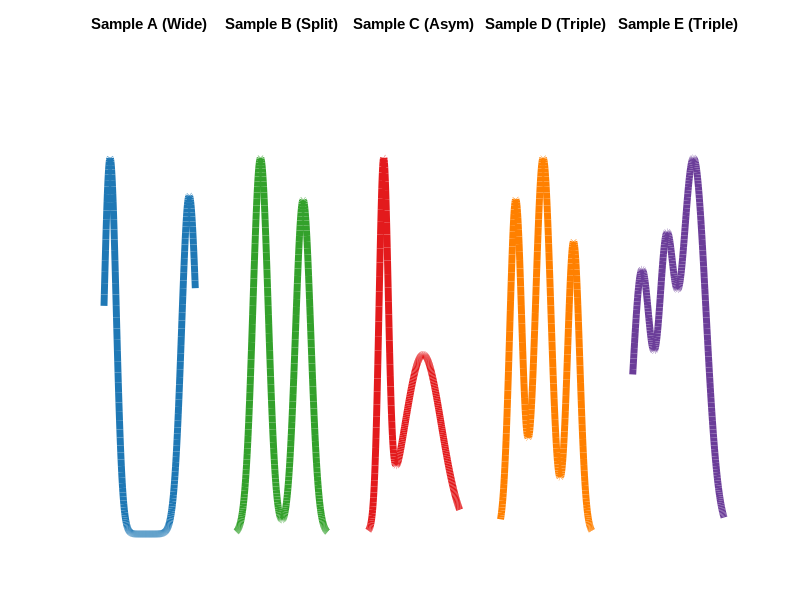
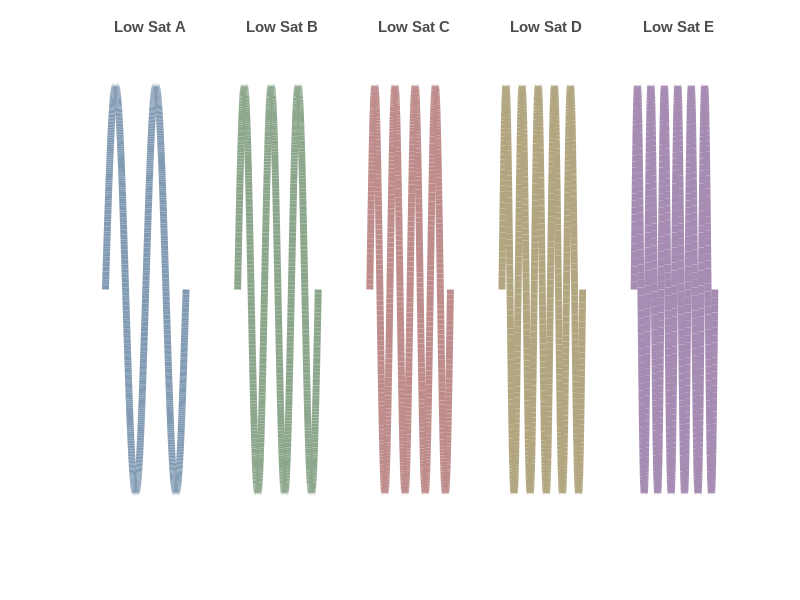
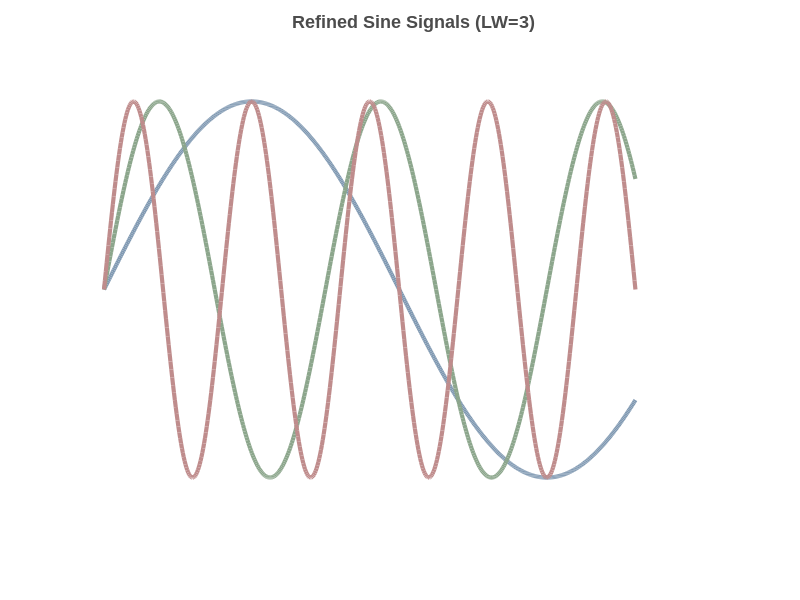
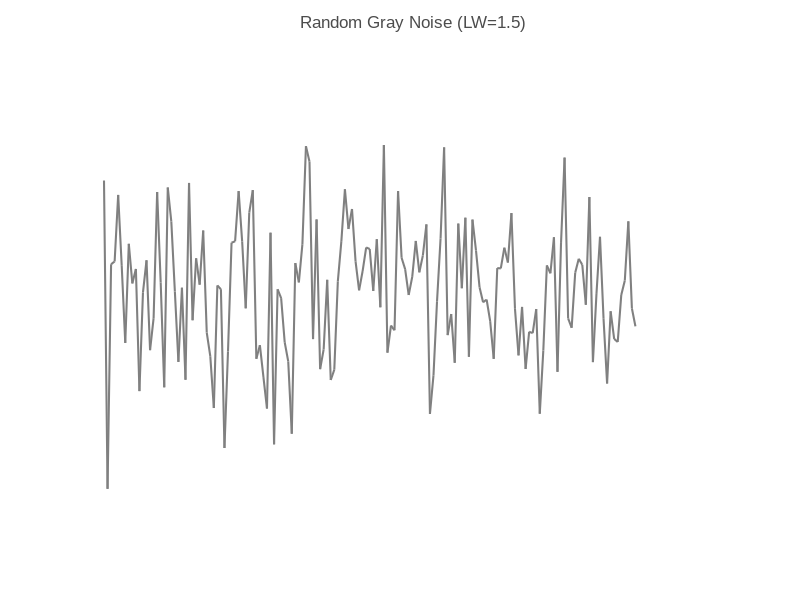

These charts were generated, in order, by the following MATLAB code: (Note: this script raises an error after producing the figures.)
% ================== 科研绘图参数 ==================
lineWidth = 5.0;    % 线宽：已设为 5
% =================================================

lambda = 400:700;
figure('Color', 'w', 'Position', [100, 100, 1500, 350]);

% 中等饱和度学术色板 (清晰且稳重)
colors = {
    [0.12, 0.47, 0.71], ... % 深钢蓝 (Sample A)
    [0.20, 0.63, 0.17], ... % 森林绿 (Sample B)
    [0.89, 0.10, 0.11], ... % 砖红   (Sample C)
    [1.00, 0.50, 0.00], ... % 琥珀橘 (Sample D)
    [0.42, 0.24, 0.60]      % 皇家紫 (Sample E)
};

% 重新设计的配置 [幅度A, 中心mu, 宽度sig]
% 确保前三个双峰形态各异
configs = {
    % 1. 双峰：极端远距离 (420nm & 680nm) - 跨度最大，视觉最空
    [1.0, 420, 20;  0.9, 680, 25],           
    
    % 2. 双峰：标准中距离 (480nm & 620nm) - 修正：确保峰谷深度可见
    [0.9, 480, 25;  0.8, 620, 25],           
    
    % 3. 双峰：极度非对称 (450nm 窄高峰 & 580nm 宽矮峰)
    [1.0, 450, 15;  0.5, 580, 60],           
    
    % 4. 三峰：RGB 均衡分布
    [0.8, 450, 20;  0.9, 540, 25;  0.7, 640, 20], 
    
    % 5. 三峰：紧凑型连续起伏 (波浪感强)
    [0.7, 430, 30;  0.7, 510, 25;  1.0, 600, 40]  
};

titles = {'Sample A (Wide)', 'Sample B (Split)', 'Sample C (Asym)', ...
          'Sample D (Triple)', 'Sample E (Triple)'};

for i = 1:5
    cfg = configs{i};
    spec = zeros(size(lambda));
    
    for j = 1:size(cfg, 1)
        A   = cfg(j, 1);
        mu  = cfg(j, 2);
        sig = cfg(j, 3);
        spec = spec + A * exp(-(lambda - mu).^2 / (2 * sig^2));
    end
    
    subplot(1, 5, i);
    % 绘图：线宽为 5
    plot(lambda, spec, 'Color', colors{i}, 'LineWidth', lineWidth);
    
    % 标题
    title(titles{i}, 'FontName', 'Arial', 'FontSize', 11, 'FontWeight', 'bold');
    
    % 限制与隐藏
    ylim([0 max(spec)*1.3]); 
    axis off; 
end
%% 
% ================== 绘图参数 ==================
lineWidth = 5.0;    % 保持线宽为 5
% =============================================

% 定义时间轴
t = linspace(0, 2*pi, 1000);

figure('Color', 'w', 'Position', [100, 100, 1500, 350]);

% --- 新的低饱和度 (莫兰迪/粉灰调) 色板 ---
colors = {
    [0.50, 0.60, 0.70], ... % 灰蓝 (Dusty Blue)
    [0.55, 0.65, 0.55], ... % 鼠尾草绿 (Sage Green)
    [0.75, 0.55, 0.55], ... % 烟粉色 (Dusty Rose)
    [0.70, 0.65, 0.50], ... % 砂金 (Muted Gold)
    [0.65, 0.55, 0.70]      % 藕荷紫 (Muted Mauve)
};

titles = {'Low Sat A', 'Low Sat B', 'Low Sat C', ...
          'Low Sat D', 'Low Sat E'};

for i = 1:5
    subplot(1, 5, i);
    
    % 生成不同频率的正弦波
    freq = i + 1; 
    y = sin(freq * t);
    
    % 绘图：使用低饱和度颜色和线宽 5
    plot(t, y, 'Color', colors{i}, 'LineWidth', lineWidth);
    
    % 标题使用深灰色，避免纯黑突兀
    title(titles{i}, 'FontName', 'Arial', 'FontSize', 11, ...
          'FontWeight', 'bold', 'Color', [0.3 0.3 0.3]);
    
    % 设置范围并隐藏坐标轴
    ylim([-1.2 1.2]); 
    axis off; 
end
%% 
% ================== 科研绘图参数 ==================
lineWidth = 3.0;    % 线宽调整为 3
displayTime = 0.3;  % 保持 0.3 秒，波形更舒展
% =================================================

% 定义时间轴
fs = 2000;                      
t = 0:1/fs:displayTime;         

figure('Color', 'w', 'Position', [100, 100, 800, 500]);
hold on;

% 3 种低饱和度科研配色 (莫兰迪色系)
colors = [
    0.50, 0.60, 0.70; % 灰蓝
    0.55, 0.65, 0.55; % 鼠尾草绿
    0.75, 0.55, 0.55  % 烟粉
];

% 定义 3 个频率 (Hz)
frequencies = [3, 8, 15]; 

for i = 1:3
    f = frequencies(i);
    y = sin(2 * pi * f * t);
    
    % 叠加绘图：线宽为 3
    plot(t, y, 'Color', colors(i,:), 'LineWidth', lineWidth);
end

% 装饰与去坐标轴
title('Refined Sine Signals (LW=3)', 'FontName', 'Arial', 'FontSize', 13, ...
      'FontWeight', 'bold', 'Color', [0.3 0.3 0.3]);
      
ylim([-1.3 1.3]); 
axis off;        % 彻底隐藏坐标轴
hold off;
%% 
% ================== 绘图参数 ==================
lineWidth = 1.5;    % 线宽：1.5 (精细科研风格)
displayTime = 0.3;  % 时间范围：0.3 秒
% =============================================

% 定义时间轴
fs = 500;                      
t = 0:1/fs:displayTime;         
n = length(t);

% 生成随机高斯噪声
noise = randn(1, n);

figure('Color', 'w', 'Position', [100, 100, 800, 400]);

% 绘制深灰色噪声
% 使用中性灰色 [0.5, 0.5, 0.5]
plot(t, noise, 'Color', [0.5, 0.5, 0.5], 'LineWidth', lineWidth);

% 标题与格式化
title('Random Gray Noise (LW=1.5)', 'FontName', 'Arial', 'FontSize', 12, ...
      'FontWeight', 'normal', 'Color', [0.3, 0.3, 0.3]);

% 保持纯净：不要坐标轴
ylim([-4 4]); 
axis off;
%% 
% ================== 科研绘图参数 ==================
lwMain = 3.0;       % 主峰顶点线宽：3
lwNoise = 2.5;      % 噪声背景线宽：1.5
fs = 2000;          % 采样频率
T = 2.0;            % 信号时长
t = 0:1/fs:T-1/fs;  
% =================================================

% 1. 定义更高、更突出的主峰参数
main_freqs = [35, 85, 135];
main_amps  = [2.7, 3.2, 3.2]; 
morandi_colors = [
    0.45, 0.55, 0.70; % 莫兰迪蓝
    0.55, 0.65, 0.55; % 莫兰迪绿
    0.75, 0.55, 0.55  % 莫兰迪粉
];

% 2. 构建极密集的噪声环境 (约 1/4 幅度)
sig_main = main_amps(1)*sin(2*pi*main_freqs(1)*t) + ...
           main_amps(2)*sin(2*pi*main_freqs(2)*t) + ...
           main_amps(3)*sin(2*pi*main_freqs(3)*t);

% 极密集随机小峰 (180个，模拟繁琐干扰)
num_spurs = 180; 
spur_sig = zeros(size(t));
for k = 1:num_spurs
    rf = rand * 200; 
    ra = 0.5 + rand*0.3; 
    spur_sig = spur_sig + ra * sin(2*pi*rf*t + rand*2*pi);
end

% 叠加信号与细微白噪声
sig_total = sig_main + spur_sig + 0.15*randn(size(t));

% 3. 计算 FFT
L = length(sig_total);
Y = fft(sig_total);
P2 = abs(Y/L);
P = P2(1:L/2+1);
P(2:end-1) = 2*P(2:end-1);
f = fs*(0:(L/2))/L;

% --- 绘图 ---
figure('Color', 'w', 'Position', [100, 100, 1000, 480]);
hold on;

% 步骤 A: 绘制背景噪声 (线宽 1.5, 浅灰色)
plot(f, P, 'Color', [0.75, 0.75, 0.75], 'LineWidth', lwNoise);

% 步骤 B: 仅对主峰顶点着色并加粗 (线宽 3.0)
vertex_span = 1.2; % 顶点着色的频率宽度
for i = 1:3
    % 定位主峰极大值
    search_mask = (f > main_freqs(i)-3) & (f < main_freqs(i)+3);
    [~, local_max_idx] = max(P .* search_mask);
    
    % 确定顶点着色区间索引
    v_mask = (f > f(local_max_idx) - vertex_span) & (f < f(local_max_idx) + vertex_span);
    
    % 绘制加粗的彩色主峰顶点
    plot(f(v_mask), P(v_mask), 'Color', morandi_colors(i,:), 'LineWidth', lwMain);
end

% 4. 细节微调
title('Spectrum Hierarchy: Thick Vertices & Dense Noise', 'FontName', 'Arial', ...
      'FontSize', 12, 'Color', [0.3, 0.3, 0.3]);

xlim([30 150]); % 密集显示区域
ylim([0 4.0]); % 适应高耸主峰
axis off;      % 彻底隐藏坐标轴
hold off;
%% 
% ================== 1. 参数设置与数据生成 ==================
lambda = linspace(380, 780, 2000); % 波长范围：380nm - 780nm
lineWidth = 10.0;

% 随机生成 5-8 个高斯峰
numPeaks = randi([5, 8]);
spectrum = zeros(size(lambda));
for i = 1:numPeaks
    mu = 420 + rand() * 320;      % 随机中心点
    sigma = 10 + rand() * 30;     % 随机宽度
    A = 0.3 + rand() * 0.7;       % 随机幅度
    spectrum = spectrum + A * exp(-(lambda - mu).^2 / (2 * sigma^2));
end
spectrum = spectrum / max(spectrum); % 归一化

% ================== 2. 计算真彩色 RGB 映射 ==================
colors = zeros(length(lambda), 3);
for i = 1:length(lambda)
    colors(i, :) = wavelengthToRGB(lambda(i));
end

% ================== 3. 极简绘图 (无坐标) ==================
figure('Color', 'w', 'Position', [100, 100, 1000, 400]);
hold on;

% 使用 surface 技巧实现线条颜色渐变
% 构造 2xN 的矩阵来模拟线条
XX = [lambda; lambda];
YY = [spectrum; spectrum];
ZZ = zeros(size(XX));
CData = zeros(2, length(lambda), 3);
CData(1,:,:) = colors;
CData(2,:,:) = colors;

surface(XX, YY, ZZ, CData, ...
    'FaceColor', 'none', ...
    'EdgeColor', 'interp', ...
    'LineWidth', lineWidth);

% --- 核心：去掉所有坐标干扰 ---
axis off; 
ylim([-0.1 1.1]); % 留出上下边距，防止线条贴边
hold off;
%% 

% ==========================================================
% 辅助函数：波长转 RGB (简易物理模型)
% ==========================================================
function rgb = wavelengthToRGB(l)
    if (l>=380 && l<440), r=-(l-440)/(440-380); g=0; b=1;
    elseif (l>=440 && l<490), r=0; g=(l-440)/(490-440); b=1;
    elseif (l>=490 && l<510), r=0; g=1; b=-(l-510)/(510-490);
    elseif (l>=510 && l<580), r=(l-510)/(580-510); g=1; b=0;
    elseif (l>=580 && l<645), r=1; g=-(l-645)/(645-580); b=0;
    elseif (l>=645 && l<=780), r=1; g=0; b=0;
    else, r=0; g=0; b=0; end
    % 两端强度微调
    if (l<420), f=0.3+0.7*(l-380)/(420-380);
    elseif (l>700), f=0.3+0.7*(780-l)/(780-700);
    else, f=1.0; end
    rgb = ([r,g,b]*f).^0.8; % 伽马修正
end
%% 
function spectral_gradient_plot()
    % 主函数：生成数据并绘图
    
    % ================== 1. 参数设置与数据生成 ==================
    % 定义波长范围 (可见光 380nm - 780nm)
    lambda = linspace(380, 780, 2000); % 使用高分辨率以保证渐变平滑
    
    % 随机生成多峰光谱 (叠加 4-8 个随机高斯峰)
    numPeaks = randi([4, 8]);
    spectrum = zeros(size(lambda));
    
    rng('shuffle'); % 确保每次随机结果不同
    fprintf('正在生成 %d 个随机峰的光谱...\n', numPeaks);
    
    for i = 1:numPeaks
        % 随机中心波长 (Center)
        mu = 400 + rand() * 350;  
        % 随机宽度 (Sigma, 控制峰的尖锐程度)
        sigma = 15 + rand() * 40; 
        % 随机幅度 (Amplitude)
        A = 0.4 + rand() * 0.8;
        
        % 高斯函数叠加
        spectrum = spectrum + A * exp(-(lambda - mu).^2 / (2 * sigma^2));
    end
    
    % 归一化光谱强度到 [0, 1] 之间
    spectrum = spectrum / max(spectrum);
    
    % ================== 2. 计算波长对应的真彩色 RGB ==================
    nPoints = length(lambda);
    trueColors = zeros(nPoints, 3);
    
    % 遍历每个波长点，计算其对应的 RGB 值
    for i = 1:nPoints
        trueColors(i, :) = wavelength2rgb(lambda(i));
    end
    
    % ================== 3. 使用 Surface 绘制渐变线条 ==================
    % --- 核心技巧 ---
    % 为了让 surface 画出一条线，我们需要构造一个 2行的矩阵。
    % 第一行和第二行的数据是完全一样的。
    % 这样 surface 就会绘制一条极窄的"带子"，看起来就像一条线。
    
    XX = [lambda; lambda];
    YY = [spectrum; spectrum];
    ZZ = zeros(size(XX)); % Z 轴为 0，使其位于平面上
    
    % 构造 3D 颜色数组 [2 x N点 x 3通道]，用于直接指定 RGB 颜色
    CData3D = zeros(2, nPoints, 3);
    CData3D(1, :, :) = trueColors;
    CData3D(2, :, :) = trueColors;
    
    % 创建图形窗口，使用深色背景以突出光谱色
    figure('Color', 'k', 'Position', [100, 100, 1000, 500], 'InvertHardcopy', 'off');
    axes('Color', 'k', 'XColor', 'w', 'YColor', 'w', 'LineWidth', 1.2, ...
         'NextPlot', 'add', 'Box', 'on');
     
    % 绘制曲面
    % FaceColor = 'none' 表示不填充曲面内部
    % EdgeColor = 'interp' 是关键，表示边缘颜色进行插值渐变
    s = surface(XX, YY, ZZ, CData3D, ...
        'FaceColor', 'none', ...
        'EdgeColor', 'interp', ...
        'LineWidth', 4); % 线宽设置得粗一些效果更好

    % ================== 4. 图形装饰 ==================
    title('随机生成的多峰光谱 (真彩色波长渐变)', 'Color', 'w', 'FontSize', 16, 'FontWeight', 'bold');
    xlabel('波长 Wavelength (nm)', 'Color', 'w', 'FontSize', 12);
    ylabel('归一化强度 Normalized Intensity', 'Color', 'w', 'FontSize', 12);
    
    xlim([380, 780]);
    ylim([0, 1.05]);
    grid on;
    set(gca, 'GridColor', [0.3 0.3 0.3], 'GridAlpha', 0.6);
    
    % 添加一个颜色条作为参考（可选）
    colormap(gca, trueColors); % 使用生成的颜色作为当前坐标轴的色图
    c = colorbar('SouthOutside');
    c.Label.String = '光谱颜色参考';
    c.Color = 'w';
    c.Ticks = []; % 移除颜色条刻度，只看颜色
    
    view(2); % 确保是 2D 视图

end

% ========================================================================
% 辅助函数：将波长 (nm) 转换为近似的 RGB 值
% 基于 Dan Bruton 的算法实现
% ========================================================================
function rgb = wavelength2rgb(lambda)
    r = 0; g = 0; b = 0;
    
    if (lambda >= 380 && lambda < 440)
        r = -(lambda - 440) / (440 - 380);
        g = 0;
        b = 1;
    elseif (lambda >= 440 && lambda < 490)
        r = 0;
        g = (lambda - 440) / (490 - 440);
        b = 1;
    elseif (lambda >= 490 && lambda < 510)
        r = 0;
        g = 1;
        b = -(lambda - 510) / (510 - 490);
    elseif (lambda >= 510 && lambda < 580)
        r = (lambda - 510) / (580 - 510);
        g = 1;
        b = 0;
    elseif (lambda >= 580 && lambda < 645)
        r = 1;
        g = -(lambda - 645) / (645 - 580);
        b = 0;
    elseif (lambda >= 645 && lambda <= 780)
        r = 1;
        g = 0;
        b = 0;
    else
        r = 0; g = 0; b = 0; % 超出可见光范围显示黑色
    end
    
    % 强度衰减修正 (让光谱两端自然变暗)
    factor = 1.0;
    if (lambda >= 380 && lambda < 420)
        factor = 0.3 + 0.7 * (lambda - 380) / (420 - 380);
    elseif (lambda >= 380 && lambda <= 700)
        factor = 1.0;
    elseif (lambda > 700 && lambda <= 780)
        factor = 0.3 + 0.7 * (780 - lambda) / (780 - 700);
    else
        factor = 0;
    end
    
    % 应用伽马校正并输出
    gamma = 0.8;
    rgb = [r, g, b] * factor;
    rgb = rgb .^ gamma;
    % 确保范围在 [0, 1]
    rgb(rgb < 0) = 0;
    rgb(rgb > 1) = 1;
end
